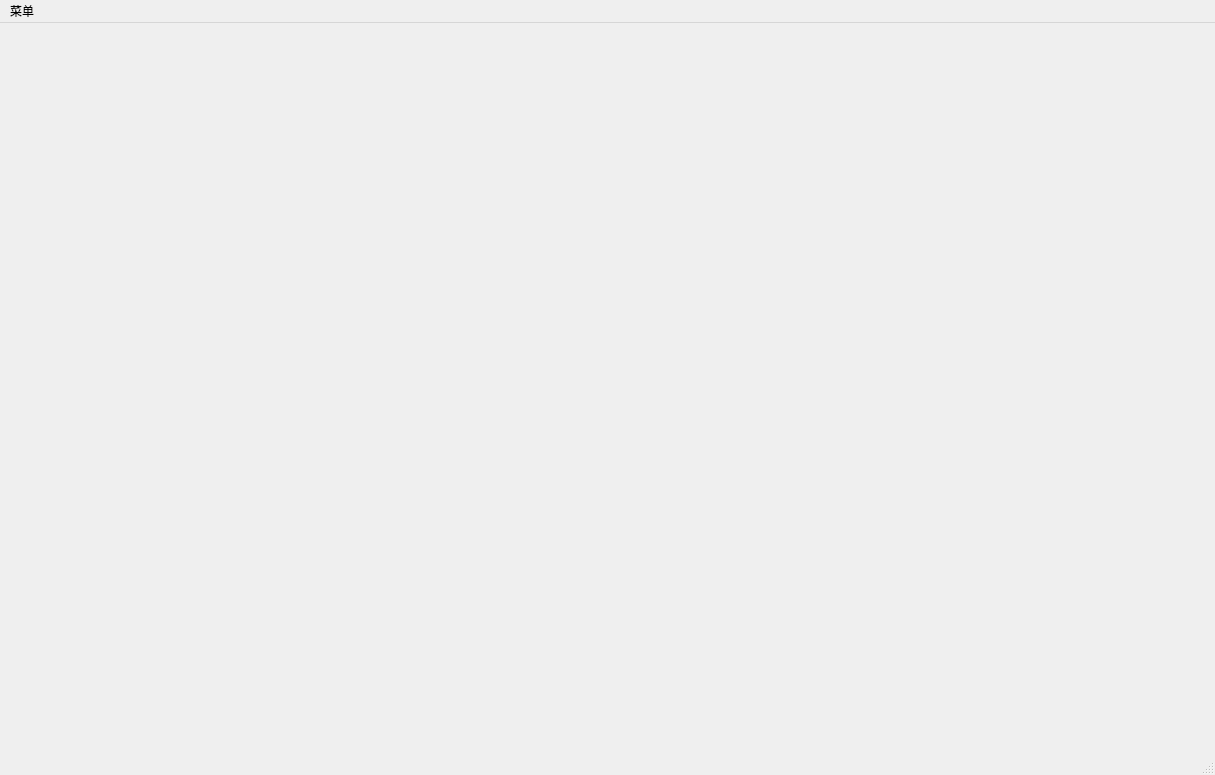
<?xml version="1.0" encoding="UTF-8"?>
<ui version="4.0">
 <class>MainWindow</class>
 <widget class="QMainWindow" name="MainWindow">
  <property name="geometry">
   <rect>
    <x>0</x>
    <y>0</y>
    <width>1215</width>
    <height>775</height>
   </rect>
  </property>
  <property name="windowTitle">
   <string>MainWindow</string>
  </property>
  <property name="styleSheet">
   <string notr="true"/>
  </property>
  <widget class="QWidget" name="centralWidget"/>
  <widget class="QMenuBar" name="menuBar">
   <property name="geometry">
    <rect>
     <x>0</x>
     <y>0</y>
     <width>1215</width>
     <height>21</height>
    </rect>
   </property>
   <widget class="QMenu" name="menu">
    <property name="title">
     <string>菜单</string>
    </property>
    <addaction name="action"/>
    <addaction name="action_2"/>
   </widget>
   <addaction name="menu"/>
  </widget>
  <widget class="QStatusBar" name="statusBar"/>
  <action name="action">
   <property name="text">
    <string>本机信息</string>
   </property>
  </action>
  <action name="action_2">
   <property name="text">
    <string>关机</string>
   </property>
  </action>
 </widget>
 <layoutdefault spacing="6" margin="11"/>
 <resources/>
 <connections/>
</ui>
